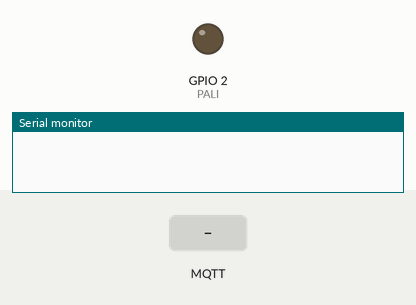
A sketch run on a simulated ESP8266 (NodeMCU). Shown: output pins drawn as LEDs (lit = HIGH), the last lines printed to the serial monitor. The inputs (shaded band) are chosen by the test bench. WiFi joins after 1.5 s; servers stay silent unless stated; random numbers use the default seed unless the sketch sets one; no MQTT or app messages arrive unless stated.

Above: at 2.7 s.
2.8 s: MQTT message "1" arrives on the first subscribed topic
At 3.6 s:
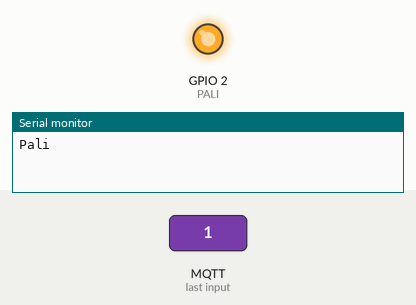
Timing chart, 0 to 5.8 s (numbered marks = the images above; inputs shaded):
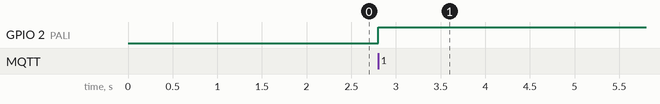

Measured:
- after the input at 2.8 s, GPIO 2 (PALI): LOW → HIGH at once

The sketch:

USS_recive.ino
```cpp
#include <ESP8266WiFi.h>
#include "PubSubClient.h"

#define PALI 2

const char* ssid = "XperiaZ3";
const char* password = "spvp1234";
const char* mqtt_server = "192.168.43.37";

WiFiClient espClient;
PubSubClient client(espClient);
long lastMsg = 0;
char msg[50];
int value = 0;
String a;

void setup_wifi() {

  delay(10);
  // We start by connecting to a WiFi network
//  Serial.println();
//  Serial.print("Connecting to ");
//  Serial.println(ssid);

  WiFi.begin(ssid, password);

  while (WiFi.status() != WL_CONNECTED) {
    delay(500);
//    Serial.print(".");
  }

  randomSeed(micros());
//  Serial.println("");
//  Serial.println("WiFi connected");
//  Serial.println("IP address: ");
//  Serial.println(WiFi.localIP());
}

void callback(char* topic, byte* payload, unsigned int length) {
  if ((char)payload[0] == '1') {
    digitalWrite(PALI, HIGH);
    a= "Pali";
    Serial.print(a); //stavi na seriju a
  }
}

void reconnect() {
  // Loop until we're reconnected
  while (!client.connected()) {
  //  Serial.print("Attempting MQTT connection...");
    // Create a random client ID
    String clientId = "ESP8266Client-";
    clientId += String(random(0xffff), HEX);
    // Attempt to connect
    if (client.connect(clientId.c_str())) {
    //  Serial.println("connected");
      // Once connected, publish an announcement...
      client.publish("logTopic", "ESP8266-alarm Connected");
      // ... and resubscribe
      client.subscribe("inTopic");
    } else {
 //     Serial.print("failed, rc=");
  //    Serial.print(client.state());
   //   Serial.println(" try again in 5 seconds");
      // Wait 5 seconds before retrying
      delay(5000);
    }
  }
}

void setup() {
  pinMode(PALI, OUTPUT);     // Initialize the BUILTIN_LED pin as an output
  Serial.begin(115200);
  setup_wifi();
  client.setServer(mqtt_server, 1883);
  client.setCallback(callback);
}

void loop() {

  if (!client.connected()) {
    reconnect();
  }
  client.loop();
  }
```
